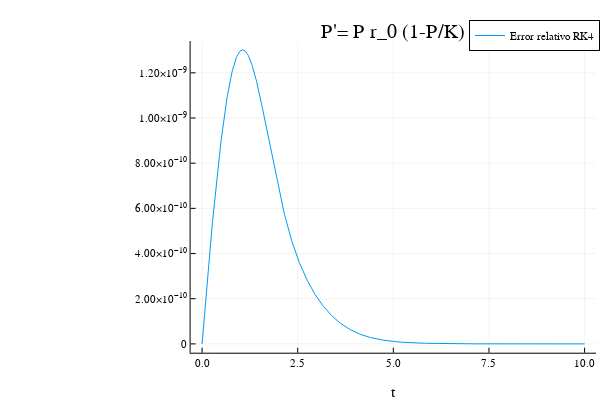

This figure's notebook cell:
### Code cell
plot(t,ErrRK42,label = "Error relativo RK4",title = "P'= P r_0 (1-P/K)", xlabel = "t")

### Figure 1 — Plotly figure (JSON) as saved in the notebook; plotly's stock layout.template omitted (floating-point values rounded to 4 significant figures; data arrays with more than 128 entries replaced by an {"elided": "..."} marker saying what was removed)
{"data": [{"colorbar": {"title": ""}, "legendgroup": "Error relativo RK4", "line": {"color": "rgba(0, 154, 250, 1.000)", "dash": "solid", "shape": "linear", "width": 1}, "mode": "lines", "name": "Error relativo RK4", "showlegend": true, "type": "scatter", "x": {"elided": "1001 float values"}, "xaxis": "x", "y": {"elided": "1001 float values"}, "yaxis": "y", "zmax": null, "zmin": null}], "layout": {"annotations": [{"font": {"color": "rgba(0, 0, 0, 1.000)", "family": "sans-serif", "size": 20}, "rotation": 0, "showarrow": false, "text": "P'= P r_0 (1-P/K)", "x": 0.6556, "xanchor": "center", "xref": "paper", "y": 1, "yanchor": "top", "yref": "paper"}], "height": 400, "legend": {"bgcolor": "rgba(255, 255, 255, 1.000)", "bordercolor": "rgba(0, 0, 0, 1.000)", "borderwidth": 1, "font": {"color": "rgba(0, 0, 0, 1.000)", "family": "sans-serif", "size": 11}, "title": {"font": {"color": "rgba(0, 0, 0, 1.000)", "family": "sans-serif", "size": 15}, "text": ""}, "tracegroupgap": 0, "traceorder": "normal", "x": 1, "xanchor": "auto", "y": 1, "yanchor": "auto"}, "margin": {"b": 20, "l": 0, "r": 0, "t": 20}, "paper_bgcolor": "rgba(255, 255, 255, 1.000)", "plot_bgcolor": "rgba(255, 255, 255, 1.000)", "showlegend": true, "width": 600, "xaxis": {"anchor": "y", "domain": [0.3177, 0.9934], "gridcolor": "rgba(0, 0, 0, 0.100)", "gridwidth": 0.5, "linecolor": "rgba(0, 0, 0, 1.000)", "mirror": false, "range": [-0.3, 10.3], "showgrid": true, "showline": true, "showticklabels": true, "tickangle": 0, "tickcolor": "rgb(0, 0, 0)", "tickfont": {"color": "rgba(0, 0, 0, 1.000)", "family": "sans-serif", "size": 11}, "tickmode": "array", "ticks": "inside", "ticktext": ["0.0", "2.5", "5.0", "7.5", "10.0"], "tickvals": [0, 2.5, 5, 7.5, 10], "title": "t", "titlefont": {"color": "rgba(0, 0, 0, 1.000)", "family": "sans-serif", "size": 15}, "type": "-", "visible": true, "zeroline": false, "zerolinecolor": "rgba(0, 0, 0, 1.000)"}, "yaxis": {"anchor": "x", "domain": [0.07581, 0.9415], "gridcolor": "rgba(0, 0, 0, 0.100)", "gridwidth": 0.5, "linecolor": "rgba(0, 0, 0, 1.000)", "mirror": false, "range": [-3.905e-11, 1.341e-09], "showgrid": true, "showline": true, "showticklabels": true, "tickangle": 0, "tickcolor": "rgb(0, 0, 0)", "tickfont": {"color": "rgba(0, 0, 0, 1.000)", "family": "sans-serif", "size": 11}, "tickmode": "array", "ticks": "inside", "ticktext": ["0", "2.00×10<sup>−10</sup>", "4.00×10<sup>−10</sup>", "6.00×10<sup>−10</sup>", "8.00×10<sup>−10</sup>", "1.00×10<sup>−9</sup>", "1.20×10<sup>−9</sup>"], "tickvals": [0, 2e-10, 4e-10, 6e-10, 8e-10, 1e-09, 1.2e-09], "title": "", "titlefont": {"color": "rgba(0, 0, 0, 1.000)", "family": "sans-serif", "size": 15}, "type": "-", "visible": true, "zeroline": false, "zerolinecolor": "rgba(0, 0, 0, 1.000)"}}}
